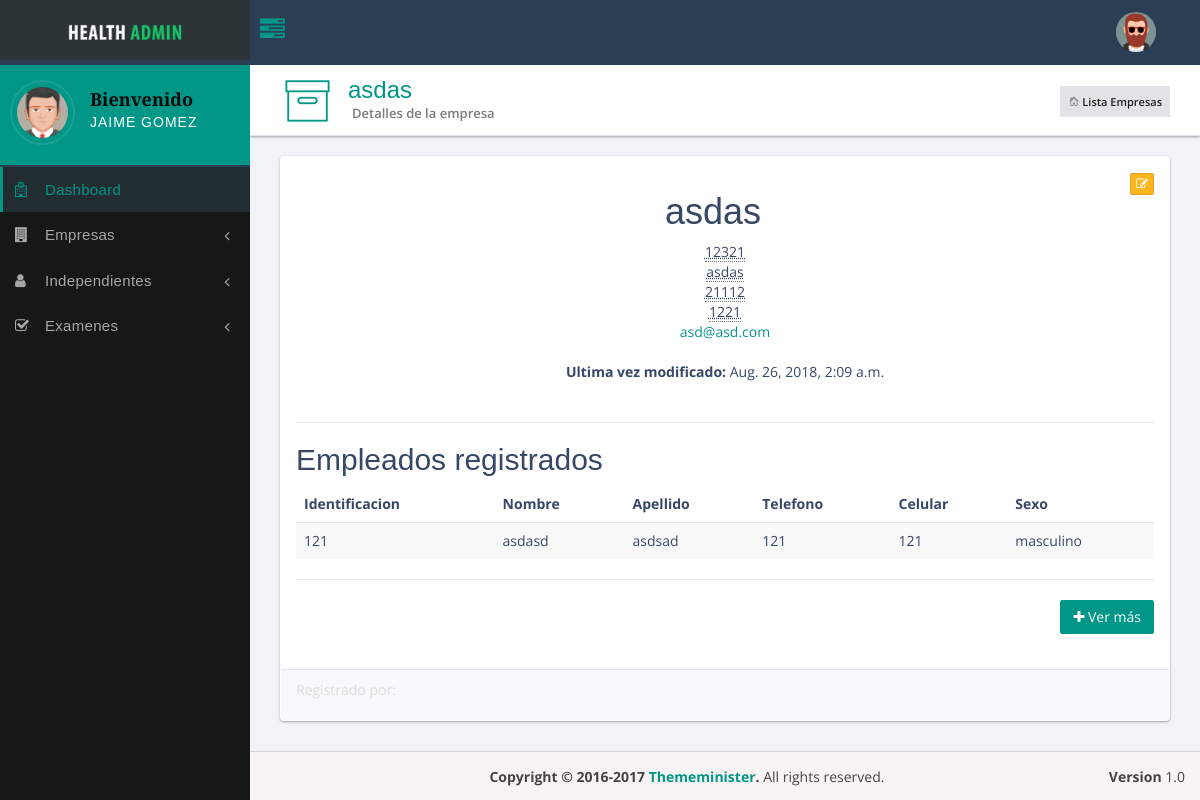
The app's page /company/1/ (signed in), older data.
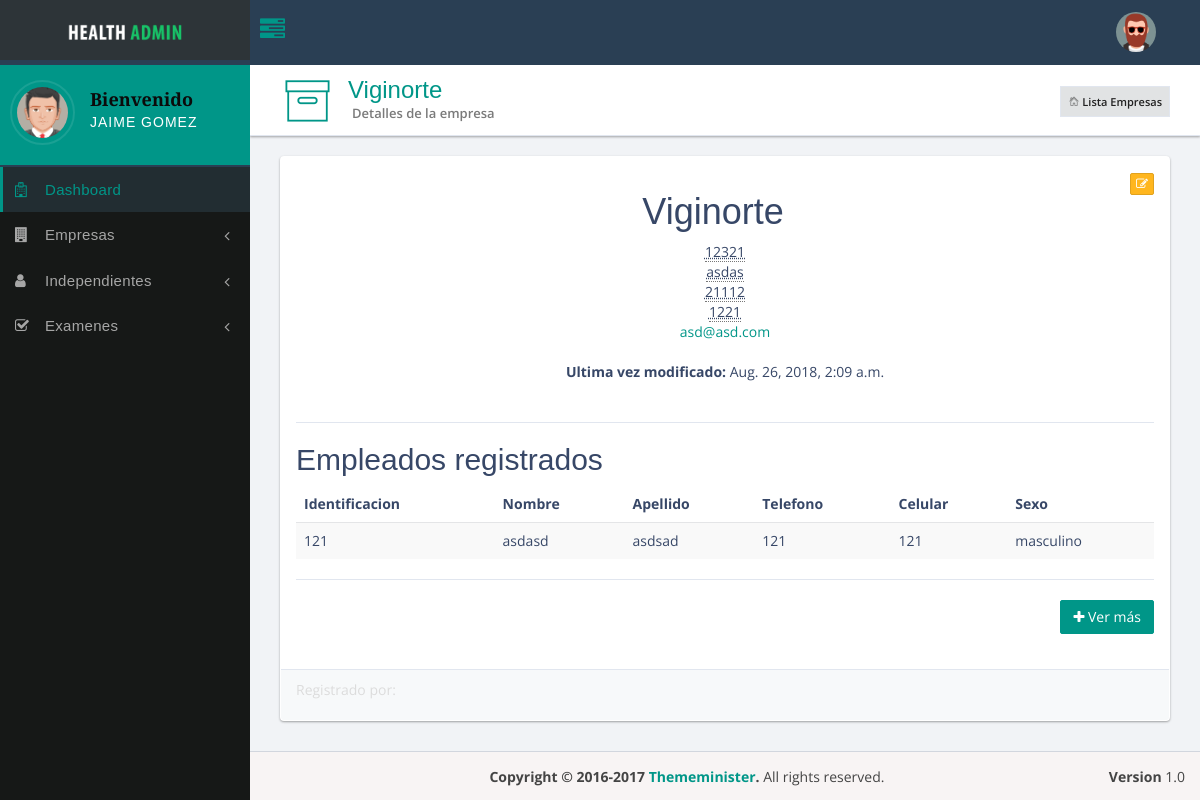
The same page, newer data.
### docapp/models/general.py (models this page shows, shortened)
class Empresa(models.Model):
    nombre = models.CharField(max_length=300, null=False, blank=False, unique=True)
    nit = models.PositiveIntegerField(verbose_name='NIT')
    direccion = models.CharField(max_length=500, null=False, blank=False)
    telefono = models.PositiveIntegerField(default=0)
    celular = models.PositiveIntegerField(null=False, blank=False)
    correo_contacto = models.EmailField(null=False, blank=False)
    fecha_de_creacion = models.DateTimeField(auto_now_add=True, editable=False, null=False, blank=False)
    ultima_vez_modificado = models.DateTimeField(default=timezone.now, null=False, blank=False, editable=False)
    registrado_por = models.ForeignKey(ReceptionProfile, on_delete=models.CASCADE, related_name='empresas')

### docapp/views/receptionist.py (the view)
class DetailCompany(CheckReceptionist, LoginRequiredMixin, DetailView):
    pk_url_kwarg = 'company_id'
    model = Empresa
    context_object_name = 'company'
    template_name = 'docapp/details/company.html'

### docproject/helpers/chekers.py (called while the page is built)
    def test_func(self):
        return hasattr(self.request.user, 'reception_profile') or self.request.user.is_superuser

### templates/docapp/details/company.html (shortened to what the changed rows need)
{% extends 'base/base_dashboard.html' %}
{% load static %}
{% block content_header %}
    <div class="header-title">
        <h1>{{ company.nombre }}</h1>
        <small>Detalles de la empresa</small>
        <ol class="breadcrumb hidden-xs">
            <li>
            </li>
        </ol>
    </div>
{% endblock %}
{% block content_main %}
    <div class="row">
        <div class="col-sm-12">
            <div class="panel panel-bd">
                <div class="panel-body">
                    <div class="row">
                        <div class="col-sm-12 text-center">
                            {% if request.user.reception_profile %}
                                <span class="pull-right">
                            <a href="{% url 'docapp:update_company' company_id=company.id %}">
                                            </a>
                            </span>
                            {% endif %}
                            <h1>{{ company.nombre|escape }}</h1>
                            <address>
                                <abbr title="NIT">{{ company.nit }}</abbr><br>
                                <abbr title="Dirección">{{ company.direccion }}</abbr><br>
                                <abbr title="Telefono"> {{ company.telefono }}</abbr><br>
                                <abbr title="Celular">{{ company.celular }}</abbr><br>
                                <a href="mailto:{{ company.correo_contacto }}">{{ company.correo_contacto }}</a>
                            </address>
                            <address>
                                <p><b>Ultima vez modificado: </b> {{ company.ultima_vez_modificado }}</p>
                            </address>
                        </div>
                    </div>
                    <h2>Empleados registrados</h2>
                    <div class="table-responsive m-b-20">
                        {% if company.empleados.all %}
                            <table class="table table-striped">
                                <thead>
                                <tr>
                                    <th>Identificacion</th>
                                    <th>Nombre</th>
                                    <th>Apellido</th>
                                    <th>Telefono</th>
                                    <th>Celular</th>
                                    <th>Sexo</th>
                                </tr>
                                </thead>
                            </table>
                        {% else %}
                            <h2>No se encuentran empleados registrados</h2>
                        {% endif %}
                    </div>
                </div>
            </div>
        </div>
    </div>
{% endblock %}

Row changes from the older to the newer data that the page shows:
changed Empresa "asdas": nombre "asdas" → "Viginorte"
